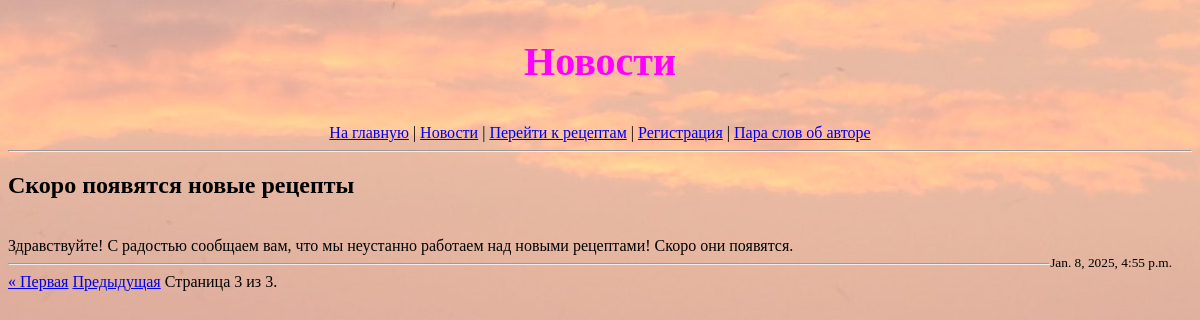
Page /cookbook/news/?page=3 on the committed database.
### task1/models.py (models this page shows)
class New(models.Model):
    title = models.CharField(max_length=100)
    content = models.TextField()
    date = models.DateTimeField(auto_now_add=True)

### task1/views.py (the view)
# urls.py: path('cookbook/news/', news)
def news(request):
    new = New.objects.all().order_by('date')
    paginator = Paginator(new, 2)
    page_number = request.GET.get('page')
    try:
        page_news = paginator.page(page_number)
    except PageNotAnInteger:  # указанный параметр page не является целым числом, обращаемся к первой странице
        page_news = paginator.page(1)
    except EmptyPage:
        page_news = paginator.page(paginator.num_pages)
    context = {"page_name": "Новости",
               "page_news": page_news}
    return render(request, "news.html", context)

### templates/news.html (shortened to what this page needs)
{% extends 'menu.html' %}
{% block page-title %}
    <p class="page-title">{{page_name}}</p>
{% endblock %}
{% block content %}
    <hr>
    {% for new in page_news %}
        <h2>{{ new.title }}</h2>
        <br>
        {{ new.content }}
        <br>
        <small style="float: right; margin-right: 20px;">{{ new.date }}</small>
        <hr>
    {% endfor %}
    <div>
        <span>
            {% if page_news.has_previous %}
                <a href="?page=1">&laquo; Первая</a>
                <a href="?page={{ page_news.previous_page_number }}">Предыдущая</a>
            {% endif %}
            <span>
                Страница {{ page_news.number }} из {{ page_news.paginator.num_pages }}.
            </span>
        </span>
    </div>
{% endblock %}

### static/css/stylesheet.css (style rules this page uses)
.page-title { font-weight: bold; font-size: 40px; line-height: 44px; font-family: "comic sans ms"; text-align: center; color: #ff00fe; }

### templates/news.html (style rules this page uses)
body { background:url(/static/images/Sunset3.jpg) no-repeat center fixed; }

### rows in the picture
New: title "Скоро появятся новые рецепты", content "Здравствуйте! С радостью сообщаем вам, что мы неустанно работаем над новыми рецептами! Скоро они появятся.", date "Jan. 8, 2025, 4:55 p.m."

### other values in the picture
{{ page_name }} "Новости"
{{ page_news.number }} "3"
{{ page_news.paginator.num_pages }} "3"
